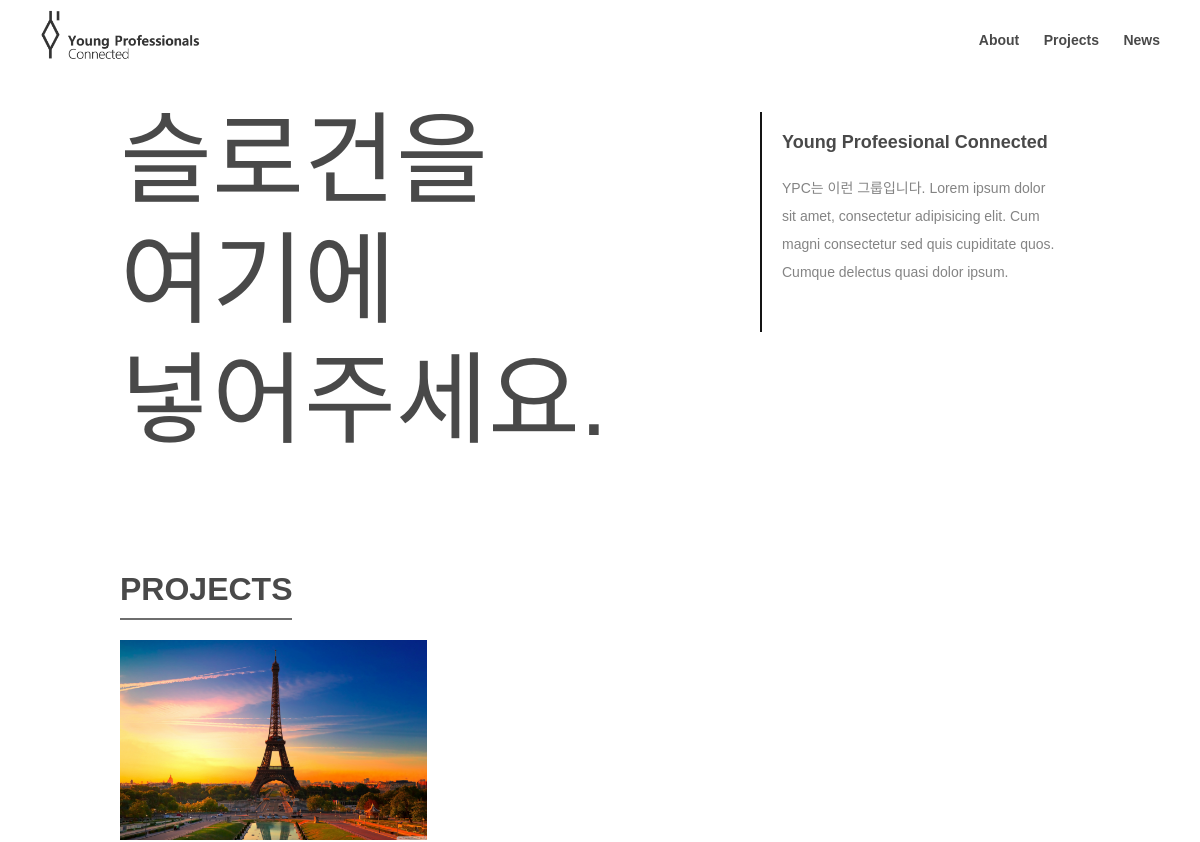
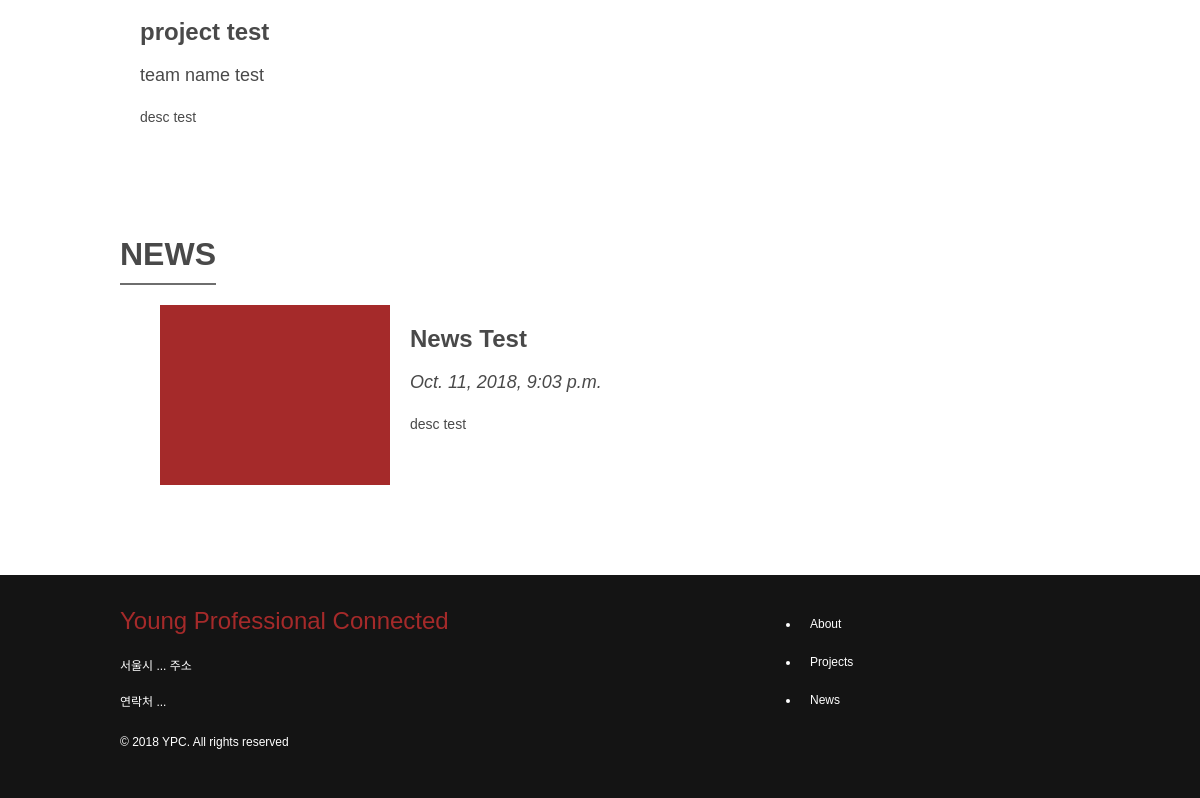
/, run on an earlier commit of the app's database (2 pictures, top to bottom).
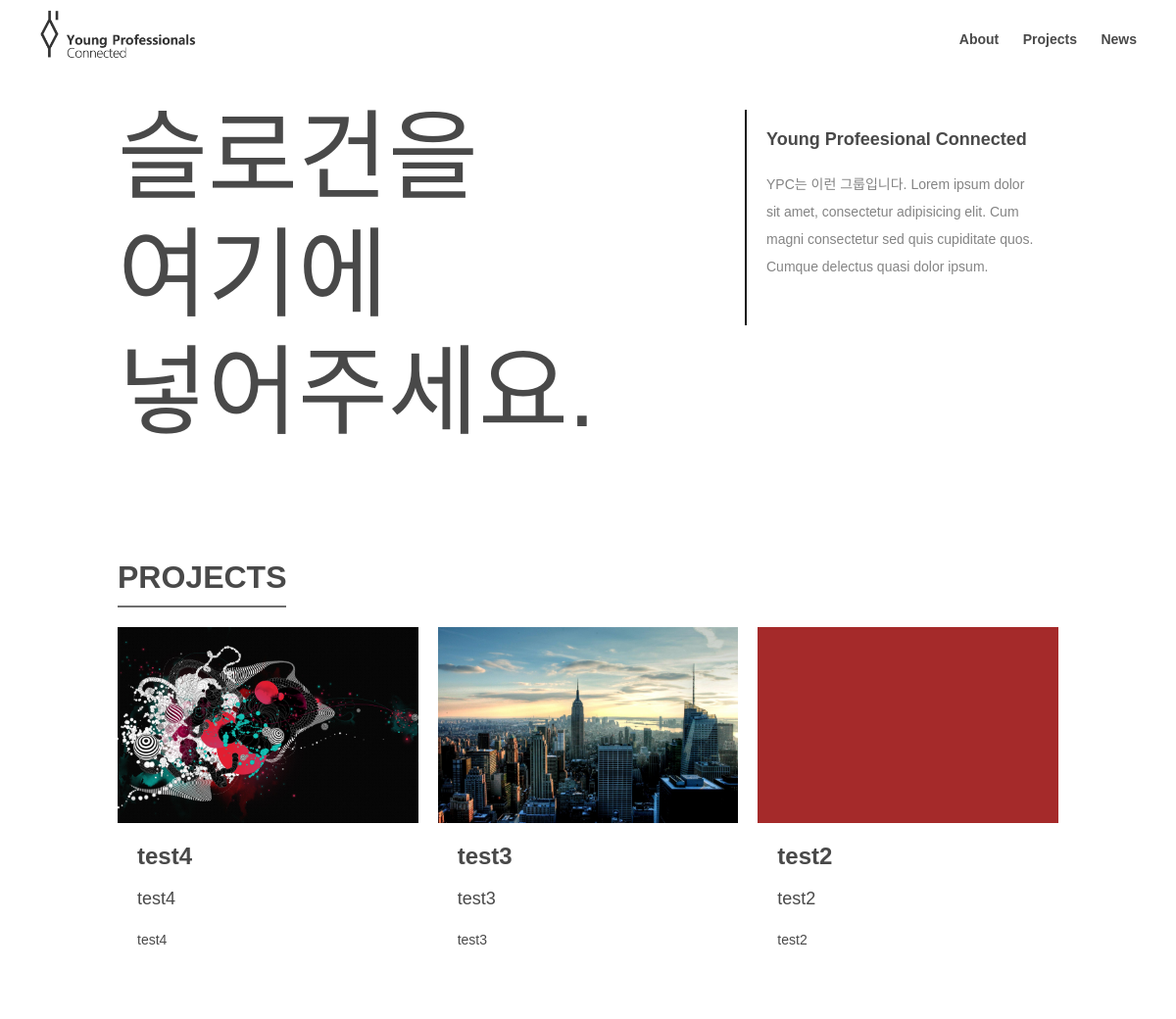
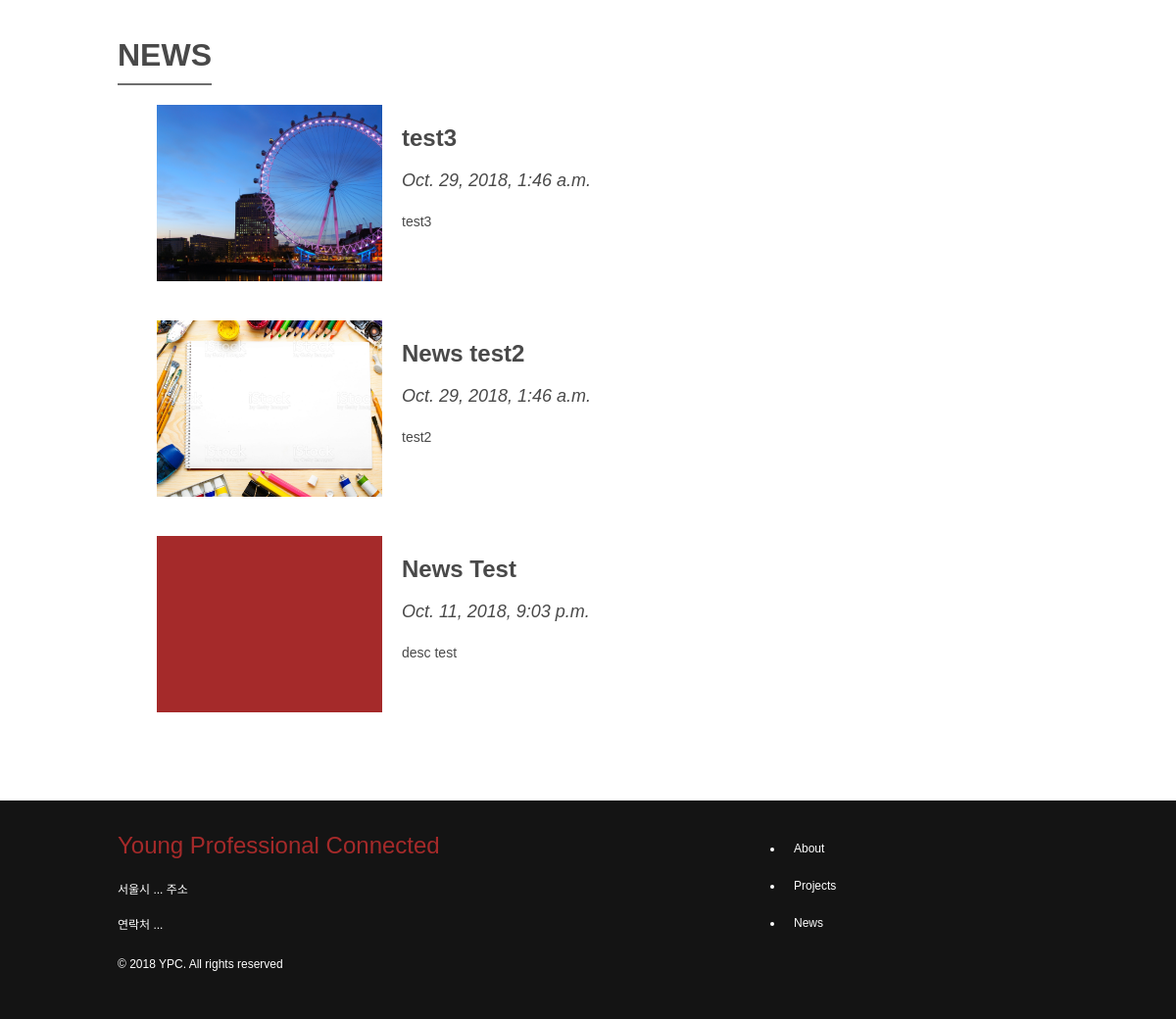
And on a later commit of the database (2 pictures, top to bottom).
### projects/models.py (models this page shows, shortened)
class Project(models.Model):
    author = models.ForeignKey('auth.User', on_delete=models.CASCADE)
    title = models.CharField(max_length=20, blank=True)
    team_name = models.CharField(max_length=20, blank=True)
    description = models.TextField(null=True, blank=True)
    text = models.TextField(blank=True)
    cover_image = models.ImageField(null=True, upload_to=user_directory_path)
    created_date = models.DateTimeField(default=timezone.now)
    published_date = models.DateTimeField(blank=True, null=True)
    attachment = models.FileField(null=True, upload_to=user_directory_path, blank=True)

### news/models.py (models this page shows, shortened)
class News(models.Model):
    author = models.ForeignKey('auth.User', on_delete=models.CASCADE)
    title = models.CharField(max_length=20, blank=True)
    description = models.TextField(null=True, blank=True)
    text = models.TextField(blank=True)
    cover_image = models.ImageField(null=True, upload_to=user_directory_path)
    created_date = models.DateTimeField(default=timezone.now)
    published_date = models.DateTimeField(blank=True, null=True)
    attachment = models.FileField(null=True, upload_to=user_directory_path, blank=True)

### ypc/views.py (the view)
# urls.py: path('', views.index, name='index'),
def index(request) :
	projects = Project.objects.filter(published_date__lte=timezone.now()).order_by('-published_date')[:3]
	news = News.objects.filter(published_date__lte=timezone.now()).order_by('-published_date')[:3]
	return render(request, 'index.html', {'projects': projects, 'news': news})

### templates/index.html
{% extends 'base.html' %}
{% block content %}
    <div class="container">
        <div class="content">
            <div class="intro-view">
                <div class="title">
                    <p class="slogan">
                        슬로건을<br> 여기에
                        <br> 넣어주세요.
                    </p>
                </div>
                <div class="description">
                    <h3>Young Profeesional Connected</h3>
                                        <p>YPC는 이런 그룹입니다. Lorem ipsum dolor sit amet, consectetur adipisicing elit. Cum magni consectetur sed quis cupiditate quos. Cumque delectus quasi dolor ipsum.</p>
                </div>
            </div>
            <div class="content-item">
                <div class="headline">
                    <h1>PROJECTS</h1>
                </div>
                <div class="project-list">
					{% for project in projects %}
		                <div class="{% cycle 'grid-col-1' 'grid-col-3' 'grid-col-5' %} project-item">
                            <a href="{% url 'projects:project_detail' pk=project.pk %}">
		                        <div class="item-img-box">
		                            <div class="prj-img"
										style="background: url({{ project.cover_image.url }} ); background-size: cover; background-position: center;"></div>
		                        </div>
		                        <div class="item-description">
		                            <h3>{{ project.title }}</h3>
		                            <h5>{{ project.team_name }} </h5>
		                            <p>{{ project.description|linebreaksbr }}</p>
		                        </div>
                            </a>
		                </div>
	                {% endfor %}
                </div>
            </div>
            <div class="content-item">
                <div class="headline">
                    <h1>NEWS</h1>
                </div>
                <div class="news-list">
                <ul>
					{% for news_item in news %}
	                    <a href="{% url 'news:news_detail' pk=news_item.pk %}"><li class="news-item">
	                        <div class="item-img-box">
								<div class="news-img"
									style="background: url({{ news_item.cover_image.url }} ); background-size: cover; background-position: center;"></div>
	                        </div>
	                        <div class="item-description">
	                            <h3>{{ news_item.title }}</h3>
	                            <h5>{{ news_item.published_date }}</h5>
	                            <p>{{ news_item.description|linebreaksbr }}</p>
	                        </div>
	                    </li></a>
                    {% endfor %}
                </ul>
            </div>
            </div>
        </div>
    </div>
{% endblock %}

What changed in the data, as far as the page shows it:
no longer on this page (row unchanged): Project: cover_image (picture), title "project test", team_name "team name test", description "desc test"
added Project: cover_image (picture), title "test4", team_name "test4", description "test4"
added Project: cover_image (picture), title "test3", team_name "test3", description "test3"
added Project: title "test2", team_name "test2", description "test2"
added News: cover_image (picture), title "test3", published_date "Oct. 29, 2018, 1:46 a.m.", description "test3"
added News: cover_image (picture), title "News test2", published_date "Oct. 29, 2018, 1:46 a.m.", description "test2"
